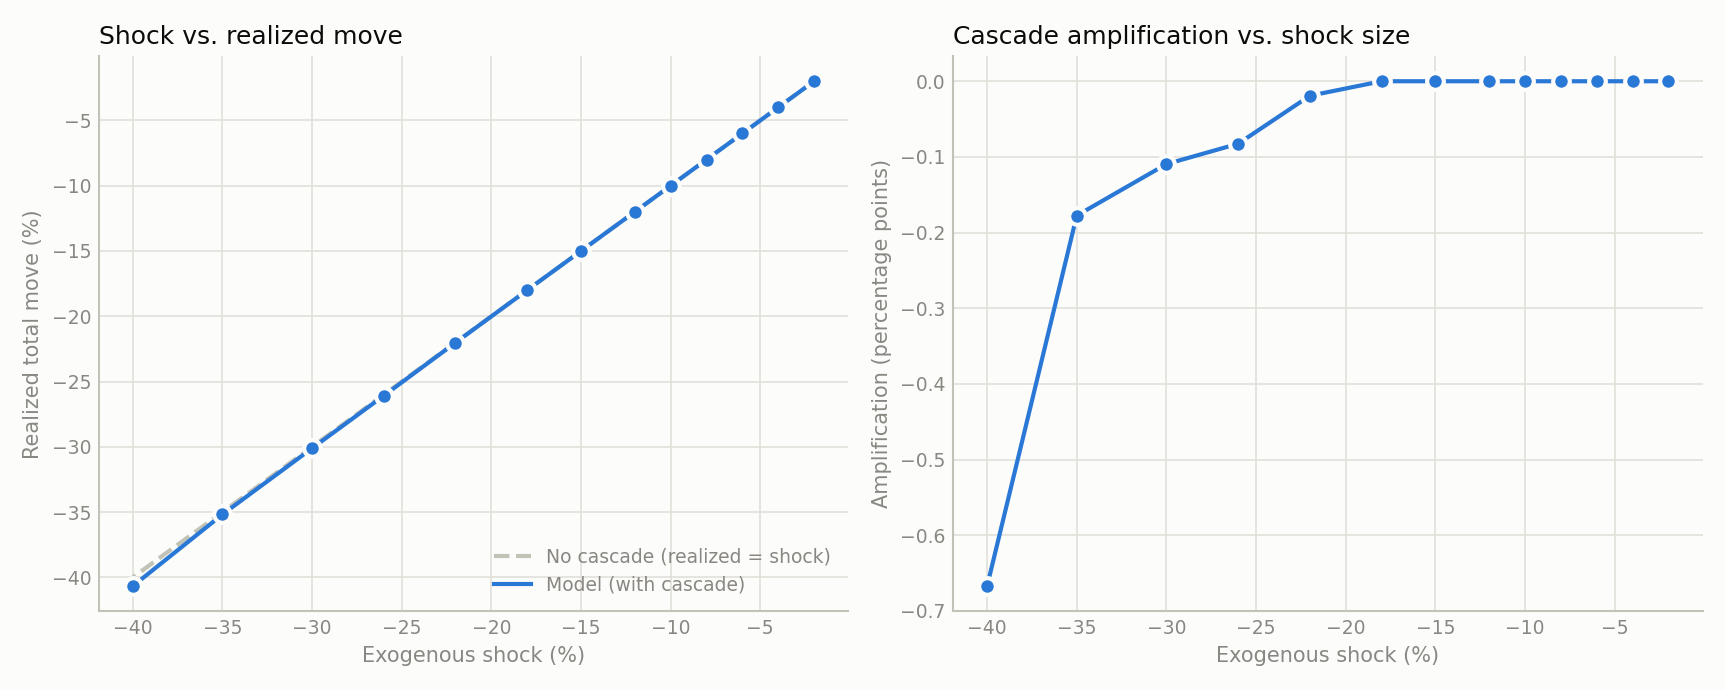

Write the Python code that produced this figure.
"""
Sweeps shock magnitude (-2% to -40%) against the SAME live position/pool
snapshot and records how much extra move the endogenous cascade adds at
each size. Saves a chart: shock size vs. (a) total realized move and
(b) amplification = realized - shock.

Motivation: the two backtest runs already hinted at nonlinear scaling
(-12% shock -> ~1.8-2pp amplification; -9.5% shock -> ~0.6pp). This
sweep checks whether that's a real pattern or a coincidence of those two
specific runs.
"""

import copy
import os
import sys

from live_data import fetch_aave_positions, fetch_uniswap_pool, \
    fetch_venue_router, WETH_USDC_POOL, require_data_access
from cascade_sim import run_cascade, summarize
from chart_style import (SURFACE, INK, MUTED, GRID, AXIS, SERIES_1, CRITICAL,
                         style_axes, style_legend, title)

SHOCK_SIZES_PCT = [-2, -4, -6, -8, -10, -12, -15, -18, -22, -26, -30, -35, -40]


def run_sweep(positions_template, pool_template, shock_sizes_pct=SHOCK_SIZES_PCT):
    """positions_template/pool_template are the FRESH, unmutated starting
    state -- each trial gets its own deep copy so trials don't leak state
    into each other (run_cascade mutates positions and the venue in place).

    `pool_template` may be a single Pool or a VenueRouter; the router is
    deliberately Pool-compatible, and the router is what you want."""
    results = []
    for pct in shock_sizes_pct:
        positions = copy.deepcopy(positions_template)
        pool = copy.deepcopy(pool_template)
        pools = {"WETH": pool}
        price_before = pool.collateral_price("WETH")

        logs = run_cascade(positions, pools, initial_shock={"WETH": pct / 100},
                            max_rounds=20, verbose=False)

        price_after = pool.collateral_price("WETH")
        realized_pct = (price_after / price_before - 1) * 100
        summary = summarize(logs)
        amplification = realized_pct - pct
        ran_dry = any(l.pool_ran_dry for l in logs)
        # a run cut short by missing tick data is not a result at all
        data_exhausted = bool(summary.pools_data_exhausted)

        results.append({
            "shock_pct": pct,
            "realized_pct": realized_pct,
            "amplification_pct": amplification,
            "accounts_liquidated": summary.accounts_liquidated,
            "liquidation_events": summary.liquidation_events,
            "collateral_seized_usd": summary.collateral_seized_usd,
            "rounds": len(logs),
            "ran_dry": ran_dry,
            "data_exhausted": data_exhausted,
        })
        if data_exhausted:
            dry_flag = ("  ** TICK DATA EXHAUSTED -- this point is a data limit, "
                        "NOT a finding; widen tick_window and re-run **")
        elif ran_dry:
            dry_flag = ("  ** POOL LIQUIDITY GENUINELY EXHAUSTED -- real economic "
                        "boundary, the book has nothing left to sell into **")
        else:
            dry_flag = ""
        print(f"  shock {pct:+3d}%  ->  realized {realized_pct:+6.2f}%  "
              f"(amplification {amplification:+.2f}pp, "
              f"{summary.accounts_liquidated} accounts / "
              f"{summary.liquidation_events} events, "
              f"${summary.collateral_seized_usd/1e6:,.1f}M seized, "
              f"{len(logs)} rounds){dry_flag}")
    return results


# Points where the model walked off the end of the fetched tick data are
# marked distinctly -- with a different MARKER and a shaded band, not with
# colour alone -- because the original version of this chart plotted them
# identically to real results, which is how a data-coverage artifact ended up
# in the README as "cascades have a real ceiling".
SERIES = SERIES_1


def plot_results(results, out_path="shock_sweep.png"):
    try:
        import matplotlib
        matplotlib.use("Agg")  # no display needed, just save to file
        import matplotlib.pyplot as plt
    except ImportError:
        print("\n(matplotlib not installed -- skipping chart, table above still "
              "has everything. `pip install matplotlib` if you want the PNG.)")
        return

    shocks = [r["shock_pct"] for r in results]
    realized = [r["realized_pct"] for r in results]
    amplification = [r["amplification_pct"] for r in results]
    bad = [bool(r.get("data_exhausted")) for r in results]

    fig, (ax1, ax2) = plt.subplots(1, 2, figsize=(11.5, 4.6), facecolor=SURFACE)

    # shade the region where the fetched book ran out, on both panels
    bad_shocks = [s for s, b in zip(shocks, bad) if b]
    for ax in (ax1, ax2):
        style_axes(ax)
        if bad_shocks:
            ax.axvspan(min(shocks), max(bad_shocks), color=CRITICAL, alpha=0.06,
                       zorder=0, linewidth=0)

    ax1.plot(shocks, shocks, "--", color=AXIS, linewidth=2, zorder=2,
             label="No cascade (realized = shock)")
    ax1.plot(shocks, realized, "-", color=SERIES, linewidth=2, zorder=3,
             label="Model (with cascade)")
    ax2.plot(shocks, amplification, "-", color=SERIES, linewidth=2, zorder=3)

    for ax, series in ((ax1, realized), (ax2, amplification)):
        good_x = [s for s, b in zip(shocks, bad) if not b]
        good_y = [v for v, b in zip(series, bad) if not b]
        bad_x = [s for s, b in zip(shocks, bad) if b]
        bad_y = [v for v, b in zip(series, bad) if b]
        ax.plot(good_x, good_y, "o", color=SERIES, markersize=8, zorder=4,
                markeredgecolor=SURFACE, markeredgewidth=2)
        if bad_x:
            # different marker AND different colour -- identity never rests on
            # colour alone (matters in print and for colour-vision deficiency)
            ax.plot(bad_x, bad_y, "X", color=CRITICAL, markersize=11, zorder=5,
                    markeredgecolor=SURFACE, markeredgewidth=1.5,
                    linestyle="none")

    if bad_shocks:
        ax1.plot([], [], "X", color=CRITICAL, markersize=11, linestyle="none",
                 label="Tick data exhausted -- not a result")

    ax1.set_xlabel("Exogenous shock (%)")
    ax1.set_ylabel("Realized total move (%)")
    title(ax1, "Shock vs. realized move")
    style_legend(ax1, loc="lower right")

    ax2.set_xlabel("Exogenous shock (%)")
    ax2.set_ylabel("Amplification (percentage points)")
    title(ax2, "Cascade amplification vs. shock size")
    if bad_shocks:
        ax2.annotate("shaded: fetched book ran out,\nso these understate the cascade",
                     xy=(0.02, 0.97), xycoords="axes fraction", fontsize=8,
                     color=MUTED, va="top")

    fig.tight_layout()
    fig.savefig(out_path, dpi=150, facecolor=SURFACE)
    print(f"\nChart saved to {out_path}")
    if bad_shocks:
        print(f"  NOTE: {len(bad_shocks)} point(s) marked X ran off the end of the "
              f"fetched tick data. Re-run with a wider tick_window before quoting "
              f"any ceiling in the cascade -- as drawn, those points are a "
              f"property of the fetch, not of the market.")


if __name__ == "__main__":
    require_data_access()

    print("Fetching live venues + Aave positions (once; each shock trial "
          "below runs on an independent copy of this same snapshot)...")
    # Route across every fee tier plus off-chain depth, not one 0.3% pool.
    # Selling a whole protocol's liquidations into a single pool is not a
    # conservative assumption, it is a wrong one: it inflated the amplification
    # figures this chart reports by more than an order of magnitude.
    #
    # tick_window is wide because extreme shocks (-35%, -40%) need liquidity
    # data covering a wider price range, or a swap runs off the end of the
    # FETCHED book and reports a data limit that looks like (but is not) a
    # real economic saturation effect.
    venue = fetch_venue_router("WETH", tick_window=15000)
    all_positions = fetch_aave_positions(first=500)
    positions = [p for p in all_positions if p.collateral_asset == "WETH"]
    print(f"  {len(positions)} WETH-collateralized positions, "
          f"starting price ${venue.collateral_price('WETH'):,.2f}\n")

    print("Running sweep...")
    results = run_sweep(positions, venue)
    plot_results(results)
